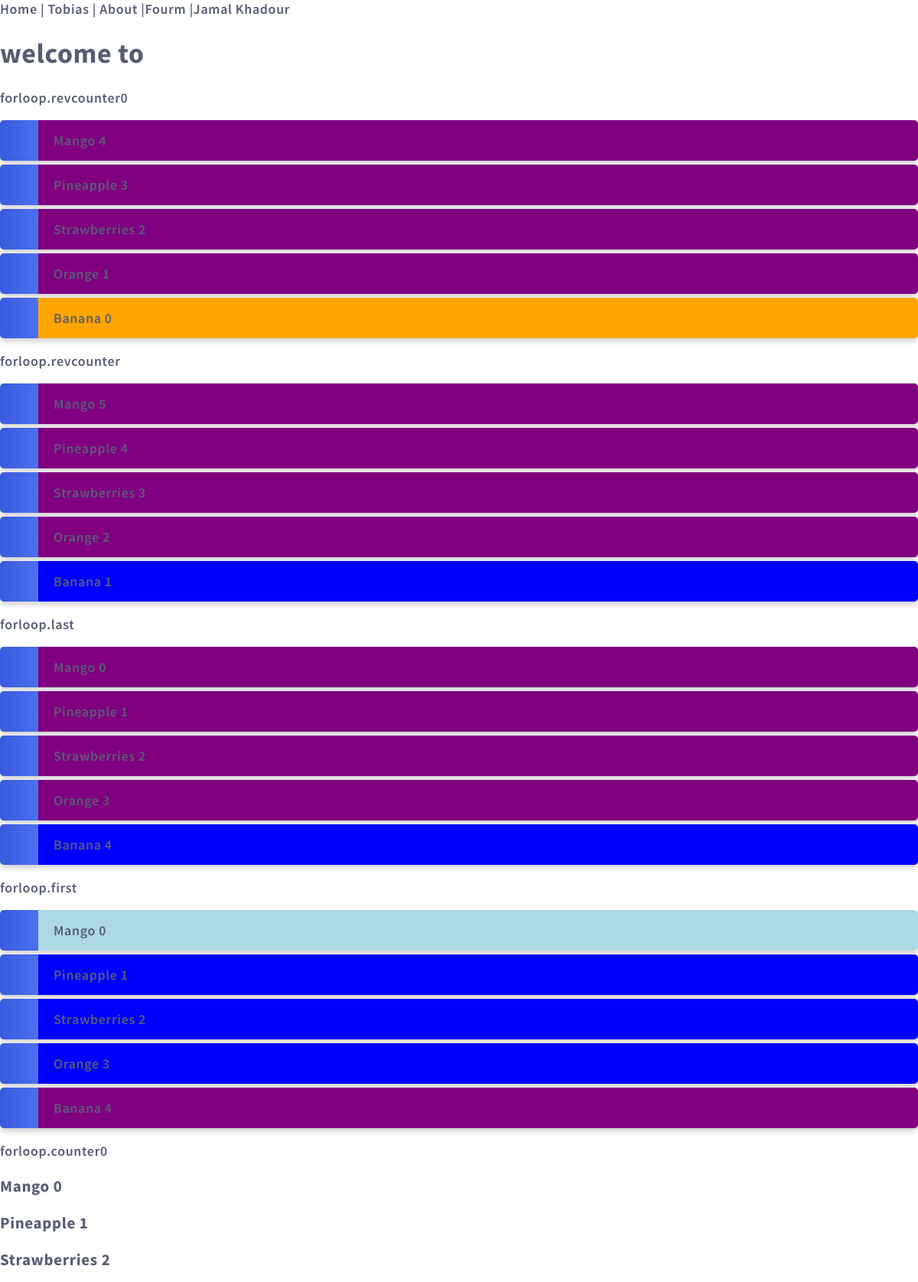
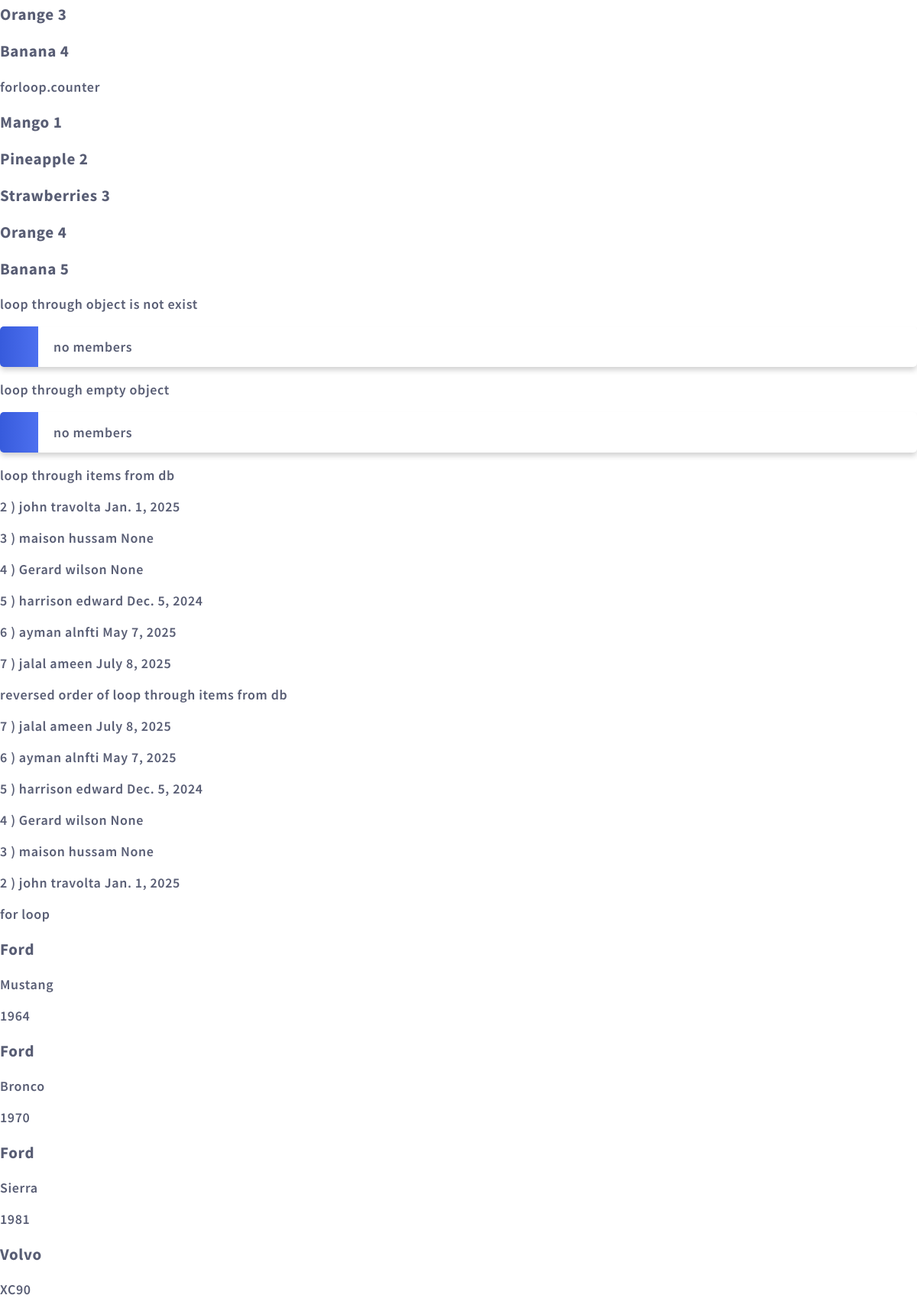
Screenshot of /testing/ (upper part) with the database file from the repository (2 pictures, top to bottom).
### members/models.py (models this page shows)
class Member(models.Model):
    fname=models.CharField(max_length=255)
    lname=models.CharField(max_length=255)
    phone_num=models.CharField(max_length=20,null=True)
    join_date=models.DateField(null=True)

### members/views.py (the view)
# urls.py: path('testing/',views.testing,name='testing'),
def testing(request):
    mymembers=Member.objects.all().values()
    template=loader.get_template("template.html")
    greeting=1
    context={
        'amount':3.89,
        'average':95,
        'heading': 'Hello &lt;i&gt;my&lt;/i&gt; World!',
        'greeting':greeting,
        'mymembers':mymembers,
        'fruits':["Mango","Pineapple","Strawberries","Orange","Banana"],
        'fruits2': ["Mango", "Pineapple", "Strawberries", "Orange", "Banana"]
        ,"firstname":'Linus',
        'mylist':[99,99,97,97,97,95,96,96,92,97],
        'cars': [
            {
                'brand': 'Ford',
                'model': 'Mustang',
                'year': '1964',
            },
            {
                'brand': 'Ford',
                'model': 'Bronco',
                'year': '1970',
            },
            {
                'brand': 'Ford',
                'model': 'Sierra',
                'year': '1981',
            },
            {
                'brand': 'Volvo',
                'model': 'XC90',
                'year': '2016',
            },
            {
                'brand': 'Volvo',
                'model': 'P1800',
                'year': '1964',
            }]
        ,'emptyobject':[]
    }
    return HttpResponse(template.render(context, request))

### members/templates/template.html (shortened to what this page needs)
<!DOCTYPE html>
<html lang="en">
<head>
</head>
<body>
{% include "mymenu.html" with me="Tobias" sponsor="Jamal Khadour"%}
<p>
    <h1>welcome to </h1>
</p>
<p>forloop.revcounter0</p>
 <ul>
     {% for x in fruits %}
         <li {% if forloop.last %}
             style="background-color:orange"  {%else%} style="background-color:purple"
            {% endif  %}
         >{{x}} {{forloop.revcounter0}}</li>
     {%endfor%}
     </ul>
<p>forloop.revcounter</p>
 <ul>
     {% for x in fruits %}
         <li {% if forloop.last %}
             style="background-color:blue"  {%else%} style="background-color:purple"
            {% endif  %}
         >{{x}} {{forloop.revcounter}}</li>
     {%endfor%}
     </ul>
<p>forloop.last</p>
 <ul>
     {% for x in fruits %}
         <li {% if forloop.last %}
             style="background-color:blue"  {%else%} style="background-color:purple"
            {% endif  %}
         >{{x}} {{forloop.counter0}}</li>
     {%endfor%}
     </ul>
<p>forloop.first</p>
 <ul>
     {% for x in fruits %}
         <li {% if forloop.first %}
             style="background-color:lightblue" {%elif forloop.last %}  style="background-color:purple" {%else%} style="background-color:blue"
            {% endif  %}
         >{{x}} {{forloop.counter0}}</li>
     {%endfor%}
     </ul>
<p>forloop.counter0</p>
     {% for x in fruits %}
         <h3>{{x}} {{forloop.counter0}}</h3>
     {%endfor%}
<p>forloop.counter</p>
     {% for x in fruits %}
         <h3>{{x}} {{forloop.counter}}</h3>
     {%endfor%}
<p>loop through object is not exist </p>
<ul>
{%for item in myobject %}
<li><label>{{item.id}}</label> ) {{item.fname}}  {{item.lname}} {{item.join_date}}</li>
    {%empty%}
    <li>no members</li>
{%endfor%}
    </ul>
<p>loop through empty object </p>
<ul>
{%for item in emptyobject %}
<li><label>{{item.id}}</label> ) {{item.fname}}  {{item.lname}} {{item.join_date}}</li>
    {%empty%}
    <li>no members</li>
{%endfor%}
    </ul>
<p>loop through items from db</p>
{%for item in mymembers %}
<p><label>{{item.id}}</label> ) {{item.fname}}  {{item.lname}} {{item.join_date}}</p>
{%endfor%}
<p>reversed order of loop through items from db</p>
{%for item in mymembers reversed %}
<p><label>{{item.id}}</label> ) {{item.fname}}  {{item.lname}} {{item.join_date}}</p>
{%endfor%}
<p>for loop </p>
{% for x in cars %}
         <h3>{{x.brand}}</h3>
          <p>{{x.model}}</p>
           <p>{{x.year}}</p>
     {%endfor%}
{% include "all_members.html" %}
{% regroup cars by brand as newlist %}
<br/>
</body>
</html>

### mystaticfiles/mystyles.css (style rules this page uses)
body { margin:0; font: 600 18px 'Source Sans Pro', sans-serif; letter-spacing: 0.64px; color: #585d74; }
ul { list-style-type: none; padding: 0; margin: 0; }
li { background-color: #ffffff; background-image: linear-gradient(to right, #375BDC, #4D70EF); background-size: 50px 60px; background-repeat: no-repeat; cursor: pointer; transition: transform .25s; border-radius: 5px; box-shadow: 0 5px 7px -1px rgba(51, 51, 51, 0.23); padding: 15px; padding-left: 70px; margin-top: 5px; }

### rows the page displays
Member: id "2", fname "john", lname "travolta", join_date "Jan. 1, 2025"
Member: id "3", fname "maison", lname "hussam", join_date "None"
Member: id "4", fname "Gerard", lname "wilson", join_date "None"
Member: id "5", fname "harrison", lname "edward", join_date "Dec. 5, 2024"
Member: id "6", fname "ayman", lname "alnfti", join_date "May 7, 2025"
Member: id "7", fname "jalal", lname "ameen", join_date "July 8, 2025"

### other values shown
{{ me }} "Tobias"
{{ sponsor }} "Jamal Khadour"
{{ x }} "Mango" "Pineapple" "Strawberries" "Orange" "Banana"
{{ x.brand }} "Ford" "Ford" "Ford" "Volvo"
{{ x.model }} "Mustang" "Bronco" "Sierra" "XC90"
{{ x.year }} "1964" "1970" "1981"
